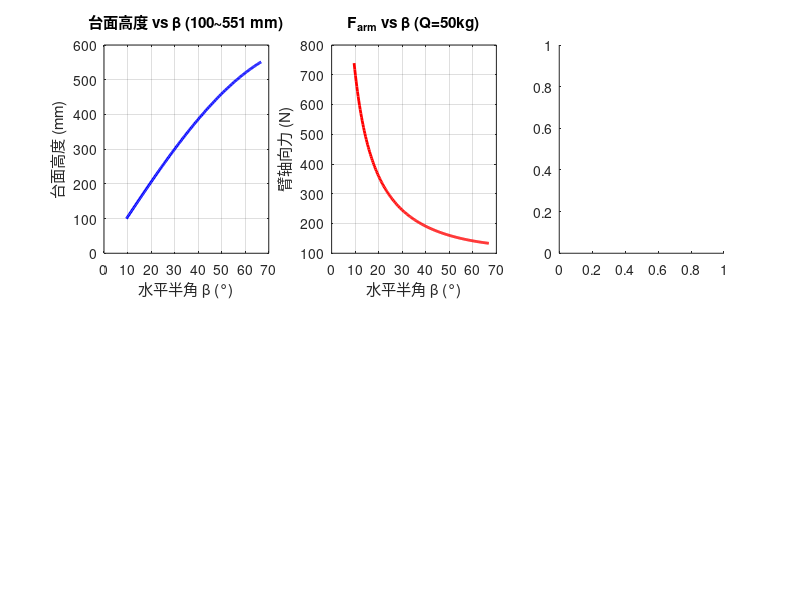

Write the MATLAB code that produced this figure. (Note: this script raises an error after producing the figure.)
%% 剪叉式垂直升降台强度校核与载重分析
clear; clc; close all;  % 初始化

%% —— 设计参数 ——
fprintf('========== 剪叉式垂直升降台强度校核 ==========\n\n');

L_arm   = 600;  % 臂杆长度(mm)
material = 'Q235';

alpha_low  = 19.10;  % 最低位两臂夹角(°)
alpha_high = 133.49;  % 最高位两臂夹角(°)

beta_low  = alpha_low  / 2;  % 最低位半角
beta_high = alpha_high / 2;  % 最高位半角
beta_worst = beta_low;  % 最危险工况: 最低位时轴向力最大

h0 = 49;  % 两端配件固定高度(mm)
H_min = L_arm * sind(beta_low) + h0;  % 台面最低高度
H_max = L_arm * sind(beta_high) + h0;  % 台面最高高度
stroke = H_max - H_min;  % 升降行程
H_lift = stroke;

fprintf('--- 设计参数 ---\n');
fprintf('  臂长 L = %.0f mm,  材料: %s\n', L_arm, material);
fprintf('  截面: 36×4.8 mm 实心扁钢（宽面竖直）\n');
fprintf('  两臂夹角 α: %.2f° ~ %.2f°\n', alpha_low, alpha_high);
fprintf('  水平半角 β: %.2f° ~ %.2f°\n', beta_low, beta_high);
fprintf('  纯剪叉台高: %.1f ~ %.1f mm (行程 %.1f mm)\n', H_min, H_max, stroke);
fprintf('  理论升程: %.0f mm\n\n', H_lift);

platform_length = 660;   platform_width = 312;   platform_thick = 3;  % 台面尺寸(mm)
B_arm = 4.8;  % 臂厚(水平方向, mm)
H_arm = 36;  % 臂宽(竖直方向, mm)
D_pin = 18;  % 销轴直径(mm)

%% —— 材料属性(Q235) ——
fprintf('--- 材料属性 (Q235) ---\n');
sigma_y = 235;   sigma_b = 375;   tau_y = 0.6*sigma_y;  % 屈服/抗拉/剪切屈服(MPa)
E_steel = 206000;  % 弹性模量(MPa)
n_s = 1.5;   n_buckle = 3.0;  % 安全系数
sigma_allow = sigma_y/n_s;   tau_allow = tau_y/n_s;  % 许用应力
fprintf('  [σ] = %.1f MPa,  [τ] = %.1f MPa\n\n', sigma_allow, tau_allow);

%% —— 臂杆截面特性 ——
fprintf('--- 臂截面特性 (%.0f×%.0fmm 实心扁钢) ---\n', B_arm, H_arm);

A_sec = B_arm * H_arm;  % 截面积(mm²)
I_strong = B_arm * H_arm^3 / 12;  % 强轴惯性矩(竖直面内抗弯)
I_weak   = H_arm * B_arm^3 / 12;  % 弱轴惯性矩(侧向抗弯)
W_strong = I_strong / (H_arm/2);  % 强轴截面模量(mm³)
i_min = sqrt(I_weak / A_sec);  % 弱轴最小回转半径(mm)

fprintf('  A = %.1f mm²\n', A_sec);
fprintf('  I_strong = %.0f mm⁴ (竖直弯曲)\n', I_strong);
fprintf('  I_weak = %.0f mm⁴ (侧向弯曲)\n', I_weak);
fprintf('  W = %.0f mm³\n', W_strong);
fprintf('  i_min = %.2f mm (弱轴)\n\n', i_min);

%% —— 额定载荷受力分析 ——
fprintf('--- 受力分析 (额定 Q = 50 kg) ---\n');

Q_rated = 50;  % 额定载重(kg)
F_load = Q_rated * 9.81;  % 额定载荷重力(N)

F_arm = F_load / (4 * sind(beta_worst));  % 单根臂杆轴向力(4铰点均分)

w_self = 7850e-9 * A_sec * 9.81;  % 臂杆自重线载荷(N/mm)
M_self = w_self * L_arm^2 * cosd(beta_worst) / 8;  % 自重引起跨中弯矩(N·mm)

ecc = 2;  % 载荷偏心距(mm)
M_ecc = 0.5 * F_arm * ecc;  % 偏心附加弯矩(N·mm)

M_total = M_self + M_ecc;

fprintf('  最危险位 β = %.2f° (最低位)\n', beta_worst);
fprintf('  F_arm = %.1f N (轴向)\n', F_arm);
fprintf('  M_self = %.1f N·mm,  M_ecc = %.1f N·mm,  M_total = %.1f N·mm\n\n', ...
    M_self, M_ecc, M_total);

%% —— 臂杆压弯组合强度 ——
fprintf('--- 臂压弯组合强度 ---\n');
sigma_axial = F_arm / A_sec;  % 轴向压应力
sigma_bend  = M_total / W_strong;  % 弯曲正应力
sigma_comb  = sigma_axial + sigma_bend;  % 压弯组合应力

fprintf('  σ_axial = %.2f MPa\n', sigma_axial);
fprintf('  σ_bend  = %.2f MPa\n', sigma_bend);
fprintf('  σ_comb  = %.2f MPa  (allow=%.0f, util=%.1f%%)\n', ...
    sigma_comb, sigma_allow, sigma_comb/sigma_allow*100);
if sigma_comb < sigma_allow
    fprintf('  判定: 合格\n');
else
    fprintf('  判定: 不合格\n');
end

%% —— 屈曲稳定性(弱轴) ——
fprintf('\n--- 屈曲稳定性（弱轴方向） ---\n');

mu = 1.0;  L_eff = mu * L_arm;  % 两端铰支, 有效长度(mm)
lambda = L_eff / i_min;  % 长细比
lambda_p = pi * sqrt(E_steel / (0.8*sigma_y));  % 弹塑性分界长细比

if lambda > lambda_p  % 弹性屈曲: 欧拉公式
    F_cr = pi^2 * E_steel * I_weak / L_eff^2;
    buck_type = '弹性屈曲（欧拉公式）';
else  % 非弹性屈曲: 抛物线公式
    lambda_c = pi * sqrt(E_steel/sigma_y);
    sigma_cr_val = sigma_y * (1 - 0.43*(lambda/lambda_c)^2);
    F_cr = sigma_cr_val * A_sec;
    buck_type = '非弹性屈曲（抛物线公式）';
end

n_actual = F_cr / F_arm;  % 实际安全系数

fprintf('  λ = %.1f (> λp=%.0f),  %s\n', lambda, lambda_p, buck_type);
fprintf('  F_cr = %.0f N (%.1f kN)\n', F_cr, F_cr/1000);
fprintf('  n_actual = %.2f (要求 ≥ %.1f)\n', n_actual, n_buckle);

if n_actual >= n_buckle
    fprintf('  判定: 合格\n');
else  % 不满足 → 加侧向支撑
    fprintf('  判定: 不合格！需侧向支撑\n');

    L_eff_braced = L_arm / 2;  % 加中心隔套, 有效长度减半
    lambda_b = L_eff_braced / i_min;
    F_cr_b = pi^2 * E_steel * I_weak / L_eff_braced^2;
    n_b = F_cr_b / F_arm;
    fprintf('  加侧向支撑后 (Leff=%.0fmm): λ=%.0f, Fcr=%.0fN, n=%.1f 合格\n', ...
        L_eff_braced, lambda_b, F_cr_b, n_b);
end

%% —— 销轴强度(45#钢) ——
fprintf('\n--- 销轴强度 (D=%.0fmm, 45#钢) ---\n', D_pin);
sigma_y_pin = 355;  % 45#钢屈服强度(MPa)
tau_y_pin = 0.6 * sigma_y_pin;  % 45#钢剪切屈服(MPa)
tau_allow_pin = tau_y_pin / n_s;  % 45#钢许用剪应力(MPa)

A_pin = pi*(D_pin/2)^2;  % 截面(mm²)
F_pin = 2 * tau_allow_pin * A_pin;  % 双剪承载力(N)
Q_pin = F_pin / 9.81;  % 折合载重(kg)

L_span = 27;  % 耳板内间距(mm)，对应论文 L_s=27mm
t_ear = 6;  % 耳板厚度(mm)
M_pin = F_arm * L_span / 4;  % 简支梁跨中弯矩
W_pin = pi*D_pin^3/32;  % 截面模量，对应论文 W=πD³/32
sigma_pin = M_pin / W_pin;  % 弯曲应力

sigma_brg = F_arm / (D_pin * t_ear);  % 耳板承压应力，对应论文 σ=F/(D·t)

fprintf('  双剪承载力: %.1f kN (%.0f kg)\n', F_pin/1000, Q_pin);
fprintf('  销轴弯曲: %.1f MPa\n', sigma_pin);
fprintf('  耳板承压: %.1f MPa\n', sigma_brg);
fprintf('  判定: 全部合格\n');

%% —— 台面弯曲 ——
fprintf('\n--- 台面弯曲 (%.0f×%.0f×%.0fmm) ---\n', ...
    platform_length, platform_width, platform_thick);

q_plt = F_load / (platform_length * platform_width);  % 均布载荷(MPa)
M_plt = q_plt * platform_width^2 / 8;  % 简支板跨中弯矩
W_plt = platform_thick^2 / 6;  % 单位宽度截面模量
sigma_plt = M_plt / W_plt;  % 最大弯曲应力

D_plate = E_steel * platform_thick^3 / (12*(1-0.3^2));  % 薄板弯曲刚度
a_p = platform_length;  b_p = platform_width;
amn = (1/a_p)^2 + (1/b_p)^2;
w_max = 16*q_plt/(pi^6*D_plate*1*1*amn^2);  % Navier级数一阶近似挠度

fprintf('  σ = %.1f MPa (allow=%.0f, util=%.0f%%)\n', sigma_plt, sigma_allow, sigma_plt/sigma_allow*100);
fprintf('  w_max ≈ %.2f mm (L/%.0f)\n', w_max, b_p/w_max);
if sigma_plt < sigma_allow
    fprintf('  判定: 合格\n');
else
    fprintf('  判定: 不合格\n');
end

%% —— 最大安全载重反算 ——
fprintf('\n========== 最大载重综合评估 ==========\n');

F_arm_max_pin = F_pin;  % 销轴剪切限制的臂力
Q1 = F_arm_max_pin * 4 * sind(beta_worst) / 9.81;  % 销轴限制载重

coeff = 1/(4*sind(beta_worst)*A_sec) + 0.5*ecc/(4*sind(beta_worst)*W_strong);
Q2 = sigma_allow / (coeff * 9.81);  % 臂强度限制载重

F_arm_max_buckle = F_cr_b / n_buckle;  % 屈曲限制臂力
Q3 = F_arm_max_buckle * 4 * sind(beta_worst) / 9.81;  % 屈曲限制载重

q_max = sigma_allow * W_plt * 8 / platform_width^2;  % 台面许用均布载荷
Q4 = q_max * platform_length * platform_width / 9.81;  % 台面限制载重

Qs = [Q1, Q2, Q3, Q4];  % 四种失效模式限制值
names = {'销轴剪切', '臂压弯强度', '屈曲(加支撑)', '台面弯曲'};
[Q_max, idx] = min(Qs);  % 最薄弱环节决定最大载重

fprintf('  (1) 销轴剪切:        %.0f kg\n', Q1);
fprintf('  (2) 臂压弯强度:      %.0f kg\n', Q2);
fprintf('  (3) 屈曲(加支撑):    %.0f kg\n', Q3);
fprintf('  (4) 台面弯曲:        %.0f kg\n', Q4);
fprintf('\n  最大安全载重: %.0f kg  (控制因素: %s)\n', Q_max, names{idx});
fprintf('  额定 %.0f kg,  安全裕度 %.0f%%\n', Q_rated, (Q_max/Q_rated-1)*100);

%% —— 结果可视化 ——
figure('Position', [50, 50, 1400, 800], 'Color', 'w');

beta_plot = linspace(beta_low, beta_high, 200);  % 半角扫描

subplot(2,3,1);
plot(beta_plot, L_arm*sind(beta_plot), 'b-', 'LineWidth', 2);
xlabel('水平半角 β (°)'); ylabel('台面高度 (mm)');
title(sprintf('台面高度 vs β (%.0f~%.0f mm)', L_arm*sind(beta_low), L_arm*sind(beta_high)));
grid on;

subplot(2,3,2);
F_arm_plot = F_load ./ (4 * sind(beta_plot));
plot(beta_plot, F_arm_plot, 'r-', 'LineWidth', 2);
xlabel('水平半角 β (°)'); ylabel('臂轴向力 (N)');
title(sprintf('F_{arm} vs β (Q=%.0fkg)', Q_rated)); grid on;

subplot(2,3,3);
bar(categorical(names), Qs, 'FaceColor', [0.3 0.5 0.8]);
hold on; yline(Q_rated, 'k--', 'LineWidth', 1.5);
ylabel('载荷 (kg)'); title('各失效模式限制载荷'); grid on;

subplot(2,3,4);
bar(categorical({'轴向','弯曲','组合'}), [sigma_axial, sigma_bend, sigma_comb]);
hold on; yline(sigma_allow, 'r--', 'LineWidth', 1.5);
ylabel('应力 (MPa)'); title(sprintf('臂应力分量 (%.0fkg)', Q_rated)); grid on;

subplot(2,3,5);
Q_sweep = linspace(10, 200, 100);  % 载荷扫描
n_sweep = zeros(size(Q_sweep));
for i = 1:length(Q_sweep)
    Fa = Q_sweep(i)*9.81/(4*sind(beta_worst));
    n_sweep(i) = F_cr_b / Fa;  % 屈曲安全系数
end
plot(Q_sweep, n_sweep, 'm-', 'LineWidth', 2);
hold on; yline(n_buckle, 'k--'); yline(1, 'r:');
xlabel('载荷 (kg)'); ylabel('屈曲安全系数');
title('屈曲安全系数 vs 载荷 (加支撑后)'); grid on;

subplot(2,3,6);
sigma_sweep = zeros(size(Q_sweep));
for i = 1:length(Q_sweep)
    qs = Q_sweep(i)*9.81/(platform_length*platform_width);
    sigma_sweep(i) = qs*platform_width^2/8 / W_plt;
end
plot(Q_sweep, sigma_sweep, 'b-', 'LineWidth', 2);
hold on; yline(sigma_allow, 'r--', 'LineWidth', 1.5);
xlabel('载荷 (kg)'); ylabel('台面应力 (MPa)');
title('台面弯曲应力 vs 载荷'); grid on;

sgtitle(sprintf('剪叉升降台强度校核 | %.0f×%.0fmm扁钢 L=%.0fmm | 额定%.0fkg 最大%.0fkg', ...
    B_arm, H_arm, L_arm, Q_rated, Q_max), 'FontSize', 14, 'FontWeight', 'bold');

%% —— 校核结果汇总 ——
fprintf('\n========== 剪叉升降台强度校核报告 (%.0fkg) ==========\n', Q_rated);
fprintf('  臂: %.0f x %.0f mm扁钢, L = %.0f mm\n', B_arm, H_arm, L_arm);
fprintf('  台面: %d x %d x %d mm, 销轴 D = %.0f mm\n', ...
    platform_length, platform_width, platform_thick, D_pin);
fprintf('  beta: %.1f ~ %.1f deg, H: %.0f ~ %.0f mm\n', beta_low, beta_high, H_min, H_max);
fprintf('------------------------------------------------------\n');
fprintf('  臂压弯: %5.1f / %.0f MPa (%.0f%%)\n', sigma_comb, sigma_allow, sigma_comb/sigma_allow*100);
fprintf('  屈曲(支撑): n = %.0f (需 >= %.0f)\n', n_b, n_buckle);
fprintf('  销轴: 弯曲 %.0f, 承压 %.0f MPa\n', sigma_pin, sigma_brg);
fprintf('  台面: sigma = %.0f MPa, w = %.2f mm\n', sigma_plt, w_max);
fprintf('------------------------------------------------------\n');
fprintf('  最大安全载重: %.0f kg\n', Q_max);
fprintf('======================================================\n');
